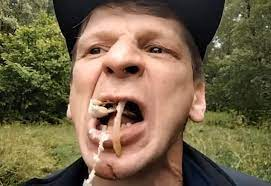
#> input picture Basics/major.jpg, 271 x 186 px
$ python wprowadzenie.py
#> lines starting #> are read from the running program, lines starting #| are printed output that depends on the picture
import cv2

img = cv2.imread('major.jpg',1)
#> img is the input picture: shape (186, 271, 3); mean B, G, R 74.5, 101.1, 117.8
img = cv2.resize(img, (0,0), fx=2,fy=2) #2 razy większe niż oryginał
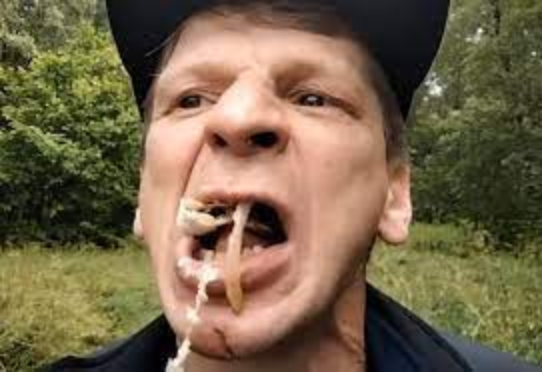
#> img: shape (372, 542, 3); mean B, G, R 74.4, 101, 117.8
img = cv2.rotate (img, cv2.ROTATE_90_COUNTERCLOCKWISE)
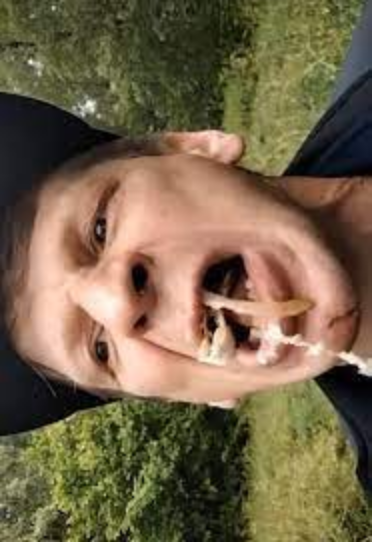
#> img: shape (542, 372, 3); mean B, G, R 74.4, 101, 117.8

cv2.imwrite('new_img.jpg', img)

cv2.imshow('NazwaOkna',img)
cv2.waitKey(0)
cv2.destroyAllWindows()

$ run again, with Basics/soccer_practice.jpg copied over Basics/major.jpg
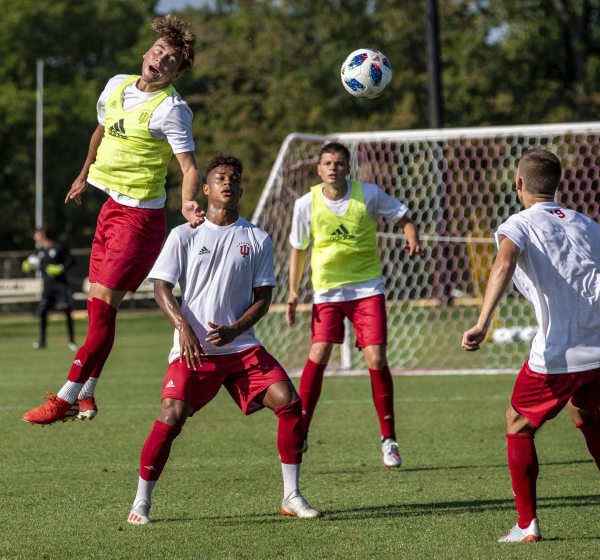
#> input picture Basics/soccer_practice.jpg, 1200 x 1119 px (shown at 1/2 size)
#> img is the input picture: shape (1119, 1200, 3); mean B, G, R 70.9, 96, 102.6
#> `img = cv2.resize(img, (0,0), fx=2,fy=2)`:
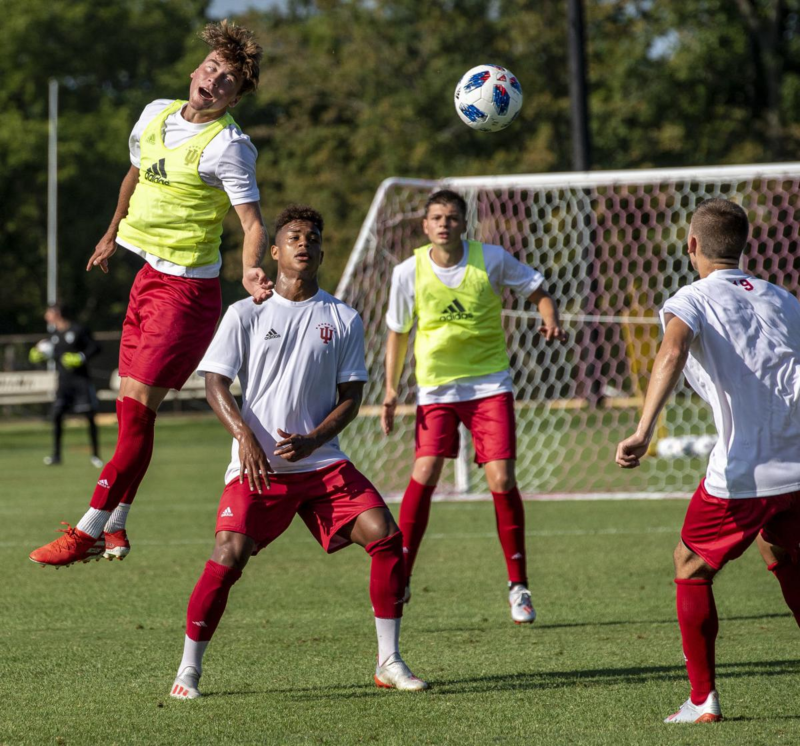
#> img: shape (2238, 2400, 3) (shown at 1/3 size); mean B, G, R 70.9, 95.9, 102.5
#> `img = cv2.rotate (img, cv2.ROTATE_90_COUNTERCLOCKWISE)`:
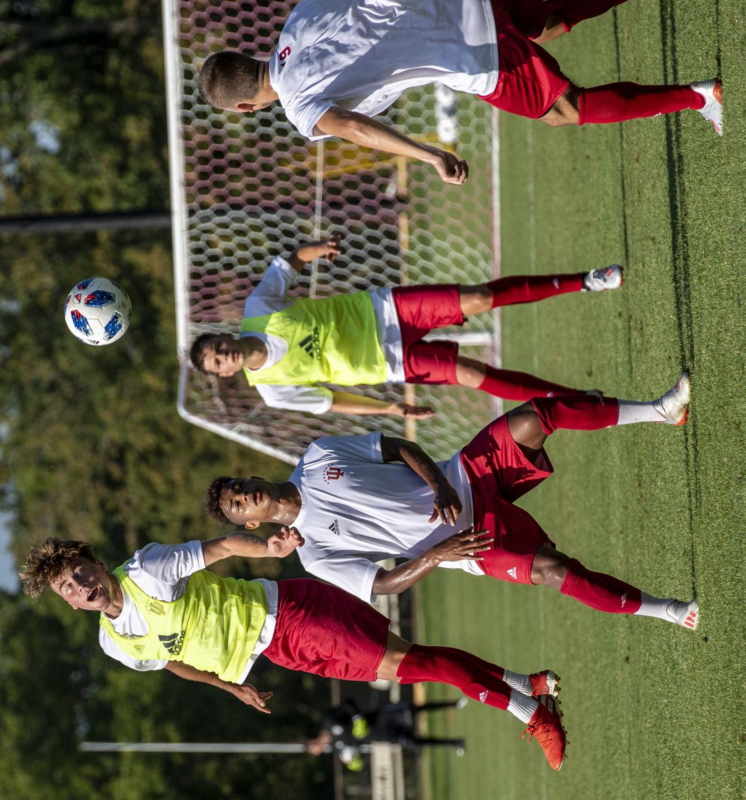
#> img: shape (2400, 2238, 3) (shown at 1/3 size); mean B, G, R 70.9, 95.9, 102.5
